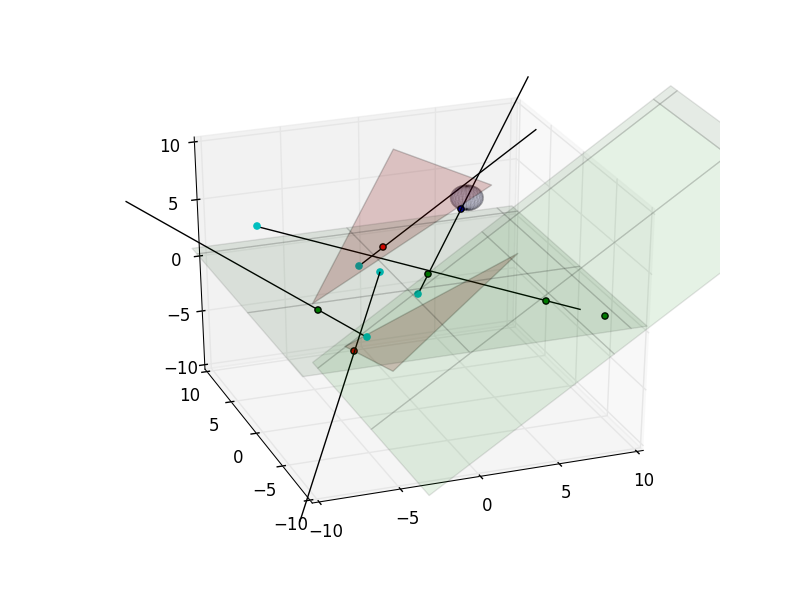

This chart was generated by the following Python code:
from math import sqrt
from random import randrange

from mpl_toolkits.mplot3d import Axes3D
import matplotlib.pyplot as plt
import numpy as np


eye = np.array([0, 0, 0])
look = np.array([0, 0, 1])
up = np.array([0, 1, 0])
test = list()


class Ray:
    def __init__(self, origin, vector):
        self.origin = np.array(origin)
        self.vector = np.array(vector)
        self.vector /= np.linalg.norm(self.vector)

    def __str__(self):
        return "ray: o: " + str(self.origin) + " v: " + str(self.vector)


class Sphere:
    def __init__(self, origin, radius):
        self.origin = np.array(origin)
        self.radius = radius

    def __str__(self):
        return "sphere: s: " + str(self.origin) + " r: " + str(self.radius)


class Plane:
    def __init__(self, origin, vector):
        self.origin = np.array(origin)
        self.vector = np.array(vector)
        self.vector /= np.linalg.norm(self.vector)

    def __str__(self):
        return "plane o: " + str(self.origin) + " v: " + str(self.vector)


class Triangle:
    def __init__(self, v1, v2, v3):
        self.points = np.array([v1, v2, v3])

    def contains_point(self, p):
        u = self.points[1] - self.points[0]
        v = self.points[2] - self.points[0]
        n = np.cross(u, v)
        p1p2 = self.points[1] - self.points[0]
        p2p3 = self.points[2] - self.points[1]
        p3p1 = self.points[0] - self.points[2]
        d1 = (np.dot(np.cross(p1p2, p - self.points[0]), n) >= 0)
        d2 = (np.dot(np.cross(p2p3, p - self.points[1]), n) >= 0)
        d3 = (np.dot(np.cross(p3p1, p - self.points[2]), n) >= 0)
        return (d1 == d2 and d2 == d3)

    def __str__(self):
        return "triangle:\n" + \
               "v1: " + str(self.points[0]) + \
               "v2: " + str(self.points[1]) + \
               "v3: " + str(self.points[2])


# r == dist(o + vt, c)
# d_i = o_i + v_i * t - c_i
# r == sqrt(d_x ^ 2 + d_y ^ 2 + d_z ^ 2)
# r ^ 2 == d_x ^ 2 + d_y ^ 2 + d_z ^ 2
# 0 == d_x ^ 2 + d_y ^ 2 + d_z ^ 2 - r ^ 2
# d_i ^ 2 = ((o_i - c_i) + v_i * t)
# d_i ^ 2 = (o_i - c_i) ^ 2 + 2 * (o_i - c_i) * (v_i * t) + (v_i * t) ^ 2
# d_i ^ 2 = (v_i ^ 2) * t ^ 2 +
#           (2 * (o_i - c_i) * v_i) * t +
#           (o_i - c_i) ^ 2
def ray_sphere_intersect(ray, sphere):
    o = ray.origin
    v = ray.vector
    r = sphere.radius
    s = sphere.origin
    a = 0
    b = 0
    c = -(r ** 2)
    for v_i, o_i, s_i in zip(v, o, s):
        a += v_i ** 2
        b += 2 * (o_i - s_i) * v_i
        c += (o_i - s_i) ** 2
    if b ** 2 - 4 * a * c <= 0:
        return None
    x_p = (-b + sqrt(b ** 2 - 4 * a * c)) / (2 * a)
    x_m = (-b - sqrt(b ** 2 - 4 * a * c)) / (2 * a)
    if min(x_p, x_m) < 0 and max(x_p, x_m) > 0:
        return None
    elif x_p < 0 and x_m < 0:
        return None
    return min(x_p, x_m)


# 0 == dot((o + vt) - p_o, p_n)
# 0 == dot((o - p_o) + v_t, p_n)
# 0 == sum((o_i - p_o) * (p_n_i) + v_i * (p_n_i) * t)
def ray_triangle_intersect(ray, triangle):
    v1, v2, v3 = triangle.points
    o = ray.origin
    v = ray.vector
    p = v1
    n = np.cross(v2 - v1, v3 - v1)
    time = ray_plane_intersect(ray, Plane(p, n))
    if not time:
        return None
    # test.append(Plane(p, n))
    intersect = o + v * time
    if triangle.contains_point(intersect):
        return time
    return None


def ray_plane_intersect(ray, plane):
    o = ray.origin
    v = ray.vector
    p = plane.origin
    n = plane.vector
    s = 0
    c = 0
    for o_i, v_i, p_i, n_i in zip(o, v, p, n):
        s += (o_i - p_i) * (n_i)
        c += v_i * (n_i)
    # parallel lines
    if abs(c - 0) < 1e-5:
        return None
    intersect = -s / c
    if intersect <= 0:
        return None
    return intersect


def process():
    intersections = list()
    hit_rays = set()
    hit_spheres = set()
    hit_planes = set()
    hit_triangles = set()

    for ray in rays:
        min_time = None

        for sphere in spheres:
            time = ray_sphere_intersect(ray, sphere)
            if time is not None and (min_time is None or time < min_time):
                min_time = time
            if time is not None:
                intersections.append((ray.origin + time * ray.vector, "b"))
                hit_rays.add(ray)
                hit_spheres.add(sphere)

        for plane in planes:
            time = ray_plane_intersect(ray, plane)
            if time is not None and (min_time is None or time < min_time):
                min_time = time
            if time is not None:
                intersect = ray.origin + time * ray.vector
                if intersect[0] <= 10 and intersect[0] >= -10 and \
                   intersect[1] <= 10 and intersect[1] >= -10 and \
                   intersect[2] <= 10 and intersect[2] >= -10:
                    intersections.append((intersect, "g"))
                    hit_rays.add(ray)
                    hit_planes.add(plane)

        for triangle in triangles:
            time = ray_triangle_intersect(ray, triangle)
            if time is not None and (min_time is None or time < min_time):
                min_time = time
            if time is not None:
                intersect = ray.origin + time * ray.vector
                if intersect[0] <= 10 and intersect[0] >= -10 and \
                   intersect[1] <= 10 and intersect[1] >= -10 and \
                   intersect[2] <= 10 and intersect[2] >= -10:
                    intersections.append((intersect, "r"))
                    hit_rays.add(ray)
                    hit_triangles.add(triangle)

    setup_plot(hit_rays, hit_spheres, hit_planes, hit_triangles, intersections)


def setup_plot(rays, spheres, planes, triangles, intersections):
    fig = plt.figure()

    ax = fig.add_subplot(111, projection='3d')
    ax.set_xlim3d(-10, 10)
    ax.set_ylim3d(-10, 10)
    ax.set_zlim3d(-10, 10)

    for ray in rays:
        o = ray.origin
        p = ray.origin + 20 * ray.vector
        ax.plot([o[0], p[0]], [o[1], p[1]], [o[2], p[2]], "k-")
        ax.scatter(o[0], o[1], o[2], color="c")

    for sphere in spheres:
        u = np.linspace(0, 2 * np.pi, 100)
        v = np.linspace(0, np.pi, 100)
        r = sphere.radius
        o = sphere.origin

        x = np.linspace(o[0], o[0], 100) + r * np.outer(np.cos(u), np.sin(v))
        y = np.linspace(o[1], o[1], 100) + r * np.outer(np.sin(u), np.sin(v))
        z = np.linspace(o[2], o[2], 100) + \
            r * np.outer(np.ones(np.size(u)), np.cos(v))

        ax.plot_surface(x, y, z, rstride=4, cstride=4, alpha=0.05, color="b")

    for triangle in triangles:
        x = [c[0] for c in triangle.points]
        y = [c[1] for c in triangle.points]
        z = [c[2] for c in triangle.points]
        ax.plot_trisurf(x, y, z, alpha=0.2, color="r")

    for intersect, color in intersections:
        o = intersect
        ax.scatter(o[0], o[1], o[2], c=color)

    for plane in planes:
        p = plane.origin
        n = plane.vector
        xx, yy, zz = None, None, None
        if abs(n[0] - 0) > 1e-5:
            yy = np.arange(-11, 11, 1)
            zz = np.arange(-11, 11, 1)
            yy, zz = np.meshgrid(yy, zz)
            xx = (np.dot(p, n) - n[1] * yy - n[2] * zz) / n[0]
        elif abs(n[1] - 0) > 1e-5:
            xx = np.arange(-11, 11, 1)
            zz = np.arange(-11, 11, 1)
            xx, zz = np.meshgrid(xx, zz)
            yy = (np.dot(p, n) - n[0] * xx - n[2] * zz) / n[1]
        elif abs(n[2] - 0) > 1e-5:
            xx = np.arange(-11, 11, 1)
            yy = np.arange(-11, 11, 1)
            xx, yy = np.meshgrid(xx, yy)
            zz = (np.dot(p, n) - n[0] * xx - n[1] * yy) / n[2]
        else:
            raise ValueError("plane has zero vector normal")
        ax.plot_surface(xx, yy, zz, alpha=0.1, color="g")

    plt.show()


if __name__ == "__main__":
    rays = list()
    spheres = list()
    triangles = list()
    planes = list()

    num_rays = int(input())
    for _ in range(num_rays):
        a, b, c, x, y, z = map(float, input().split())
        rays.append(Ray((a, b, c), (x, y, z)))

    num_spheres = int(input())
    for _ in range(num_spheres):
        x, y, z, radius = map(float, input().split())
        spheres.append(Sphere((x, y, z), radius))

    num_triangles = int(input())
    for _ in range(num_triangles):
        x1, x2, x3, y1, y2, y3, z1, z2, z3 = map(float, input().split())
        v1 = np.array([x1, x2, x3])
        v2 = np.array([y1, y2, y3])
        v3 = np.array([z1, z2, z3])
        triangles.append(Triangle(v1, v2, v3))

    num_planes = int(input())
    for _ in range(num_planes):
        a, b, c, x, y, z = map(float, input().split())
        planes.append(Plane((a, b, c), (x, y, z)))

    for _ in range(3):
        x, y, z = randrange(-10, 10), randrange(-10, 10), randrange(-10, 10)
        radius = randrange(1, 5)
        spheres.append(Sphere((x, y, z), radius))

    for _ in range(15):
        a, b, c = randrange(-10, 10), randrange(-10, 10), randrange(-10, 10)
        x, y, z = randrange(-10, 10), randrange(-10, 10), randrange(-10, 10)
        x, y, z = float(x), float(y), float(z)
        rays.append(Ray((a, b, c), (x, y, z)))

    for _ in range(1):
        a, b, c = randrange(-10, 10), randrange(-10, 10), randrange(-10, 10)
        x, y, z = randrange(-10, 10), randrange(-10, 10), randrange(-10, 10)
        x, y, z = float(x), float(y), float(z)
        planes.append(Plane((a, b, c), (x, y, z)))

    for _ in range(5):
        x1, x2, x3 = randrange(-10, 10), randrange(-10, 10), randrange(-10, 10)
        y1, y2, y3 = randrange(-10, 10), randrange(-10, 10), randrange(-10, 10)
        z1, z2, z3 = randrange(-10, 10), randrange(-10, 10), randrange(-10, 10)
        x1, x2, x3 = float(x1), float(x2), float(x3)
        y1, y2, y3 = float(y1), float(y2), float(y3)
        z1, z2, z3 = float(z1), float(z2), float(z3)
        v1 = np.array([x1, x2, x3])
        v2 = np.array([y1, y2, y3])
        v3 = np.array([z1, z2, z3])
        triangles.append(Triangle(v1, v2, v3))

    process()
